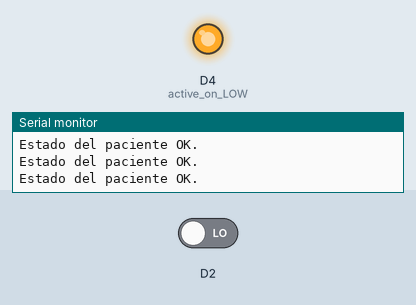
Recording of a sketch running on a simulated ESP8266 (NodeMCU). Shown: output pins drawn as LEDs (lit = HIGH), the last lines printed to the serial monitor. The test bench sets the inputs (shaded band); at power-on: D2 LOW. WiFi joins after 1.5 s; servers stay silent unless stated; no MQTT or app messages arrive unless stated; not simulated (calls return 0 or success): arduino_secrets.h.

Above: at 6.2 s.
6.3 s: D2 driven HIGH
At 7.5 s:
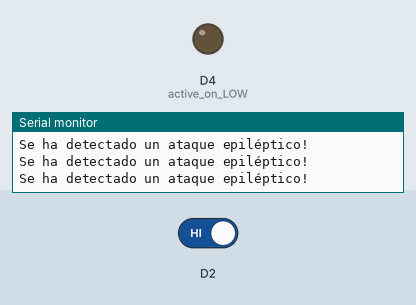
8.3 s: D2 driven LOW
At 9.1 s:
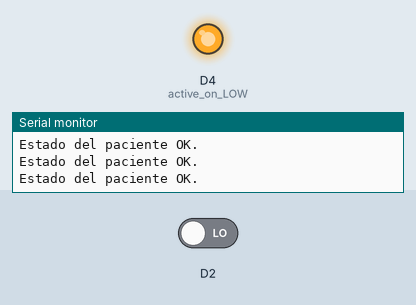
Timing chart, 0 to 11.3 s (numbered marks = the images above; inputs shaded):
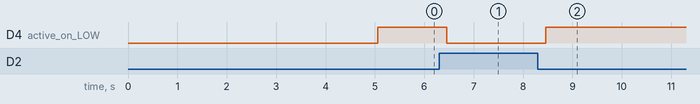

Measured:
- after the input at 6.3 s, D4 (active_on_LOW): HIGH → LOW after 0.16 s
- after the input at 8.3 s, D4 (active_on_LOW): LOW → HIGH after 0.16 s

The sketch:

sendAlarm.ino
```cpp
/*
  Este código se ha cargado en el NodeMCU con módulo WiFi ESP8266
  Envía la señal de alarma al ordenador
*/
#include <ESP8266WiFi.h>
#include <ArduinoMqttClient.h>
#include "arduino_secrets.h" // donde definimos el SSID y PASS

char ssid[] = SECRET_SSID;    // el nombre de la red
char pass[] = SECRET_PASS;    // la contraseña

WiFiClient wifiClient;
MqttClient mqttClient(wifiClient);

const char broker[] = "test.mosquitto.org";
// segun "test.mosquitto.org", el puerto 1883 corresponde
//                 a "MQTT, unencrypted, unauthenticated"
int port = 1883;
const char topic1[] = "ECG/ALARMA";
const char topic2[] = "ECG/OK";

const long intervalo = 200;
unsigned long tiempo_0 = 0;

boolean alarma = false;

void setup() {
  pinMode(D2,INPUT);
  pinMode(2,OUTPUT); //active on LOW

  Serial.begin(115200);

  // intentamos conectarnos a la red
  Serial.print("Attempting to connect to WPA SSID: ");
  Serial.println(ssid);
  while (WiFi.begin(ssid, pass) != WL_CONNECTED) {
    // error, se vuelve a intentar
    Serial.print(".");
    delay(5000);
  }

  Serial.println("You're connected to the network");
  Serial.println();

  Serial.print("Attempting to connect to the MQTT broker: ");
  Serial.println(broker);

  if (!mqttClient.connect(broker, port)) {
    Serial.print("MQTT connection failed! Error code = ");
    Serial.println(mqttClient.connectError());

    while (1);
  }

  Serial.println("You're connected to the MQTT broker!");
  Serial.println();
}

void loop() {
  mqttClient.poll();

  unsigned long tiempo_1 = millis();
  // cada 200 milisegundos comprobamos el valor de la señal de alarma
  if (tiempo_1 - tiempo_0 >= intervalo) {
    tiempo_0 = tiempo_1;
    alarma = (digitalRead(D2) == HIGH);
    if (alarma) {
      digitalWrite(2,LOW);
      Serial.println("Se ha detectado un ataque epiléptico!");
      // se envía el mensaje de alarma via Wi-Fi
      mqttClient.beginMessage(topic1);
      mqttClient.print("Se ha detectado un ataque epiléptico!");
      mqttClient.endMessage();
    } else {
      digitalWrite(2,HIGH);
      Serial.println("Estado del paciente OK.");
      mqttClient.beginMessage(topic2);
      mqttClient.print("Estado del paciente OK.");
      mqttClient.endMessage();
    }
  }
}
```
